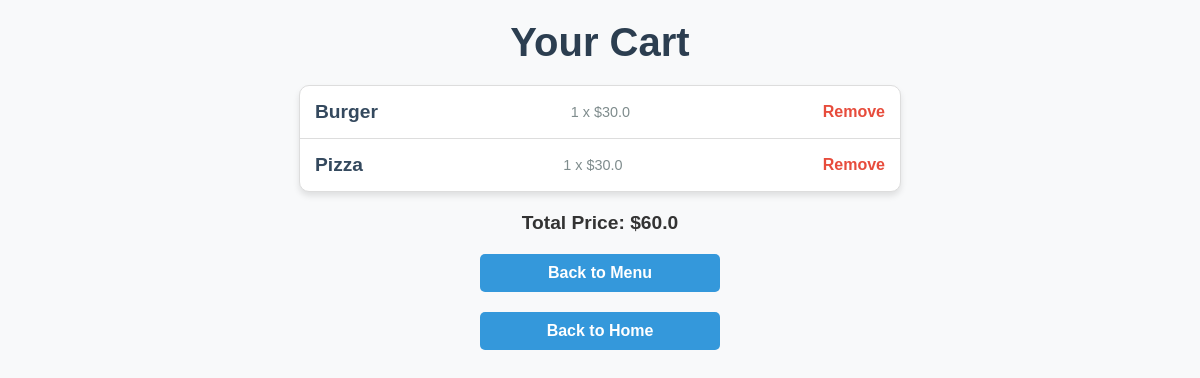
The app's page /cart/ (signed in) with its own data.
### orders/models.py (models this page shows, shortened)
class CartItem(models.Model):
    user = models.ForeignKey(User, on_delete=models.CASCADE)
    food_item = models.ForeignKey(FoodItem, on_delete=models.CASCADE)
    quantity = models.IntegerField(default=1)

class FoodItem(models.Model):
    name = models.CharField(max_length=100)
    description = models.TextField()
    price =models.FloatField()
    image = models.ImageField(upload_to='menu_images/')

### orders/views.py (the view)
# urls.py: path('cart/', views.cart_page, name='cart'),
def cart_page(request):
    cart_items = CartItem.objects.filter(user=request.user)
    total_price = sum(item.food_item.price * item.quantity for item in cart_items)
    return render(request, 'cart.html', {'cart_items': cart_items, 'total_price': total_price})

### orders/templates/cart.html (shortened to what this page needs)
<!DOCTYPE html>
<html lang="en">
<head>
</head>
<body>
    <h1>Your Cart</h1>
    {% if cart_items %}
        <ul>
            {% for item in cart_items %}
                <li>
                    <h3>{{ item.food_item.name }}</h3>
                    <span>{{ item.quantity }} x ${{ item.food_item.price }}</span>
                    <a href="{% url 'remove_from_cart' item.id %}">Remove</a>
                </li>
            {% endfor %}
        </ul>
        <p>Total Price: ${{ total_price }}</p>
    {% else %}
        <div class="empty-cart">
            <p>Your cart is empty.</p>
        </div>
    {% endif %}
    <a href="{% url 'menu' %}" class="back-to-menu">Back to Menu</a>
    <a href="{% url 'home' %}" class="back-to-menu">Back to Home</a>
</body>
</html>

### orders/templates/cart.html (style rules this page uses)
body { font-family: Arial, sans-serif; margin: 0; padding: 0; background-color: #f8f9fa; color: #333; }
h1 { text-align: center; margin: 20px 0; font-size: 2.5em; color: #2c3e50; }
ul { list-style: none; padding: 0; max-width: 600px; margin: 20px auto; border: 1px solid #ddd; border-radius: 10px; background: white; box-shadow: 0 4px 6px rgba(0, 0, 0, 0.1); }
li { padding: 15px; display: flex; justify-content: space-between; align-items: center; border-bottom: 1px solid #ddd; }
li:last-child { border-bottom: none; }
li h3 { margin: 0; font-size: 1.2em; color: #34495e; }
li span { color: #7f8c8d; font-size: 0.9em; }
li a { color: #e74c3c; text-decoration: none; font-weight: bold; transition: color 0.3s ease; }
p { text-align: center; margin: 20px 0; font-size: 1.2em; font-weight: bold; }
.back-to-menu { display: block; max-width: 200px; margin: 20px auto; padding: 10px 20px; text-align: center; background-color: #3498db; color: white; text-decoration: none; font-weight: bold; border-radius: 5px; transition: background-color 0.3s ease; }

### records on screen
CartItem: food_item.name "Burger", quantity "1", food_item.price "30.0"
CartItem: food_item.name "Pizza", quantity "1", food_item.price "30.0"

### other values on screen
{{ total_price }} "60.0"
